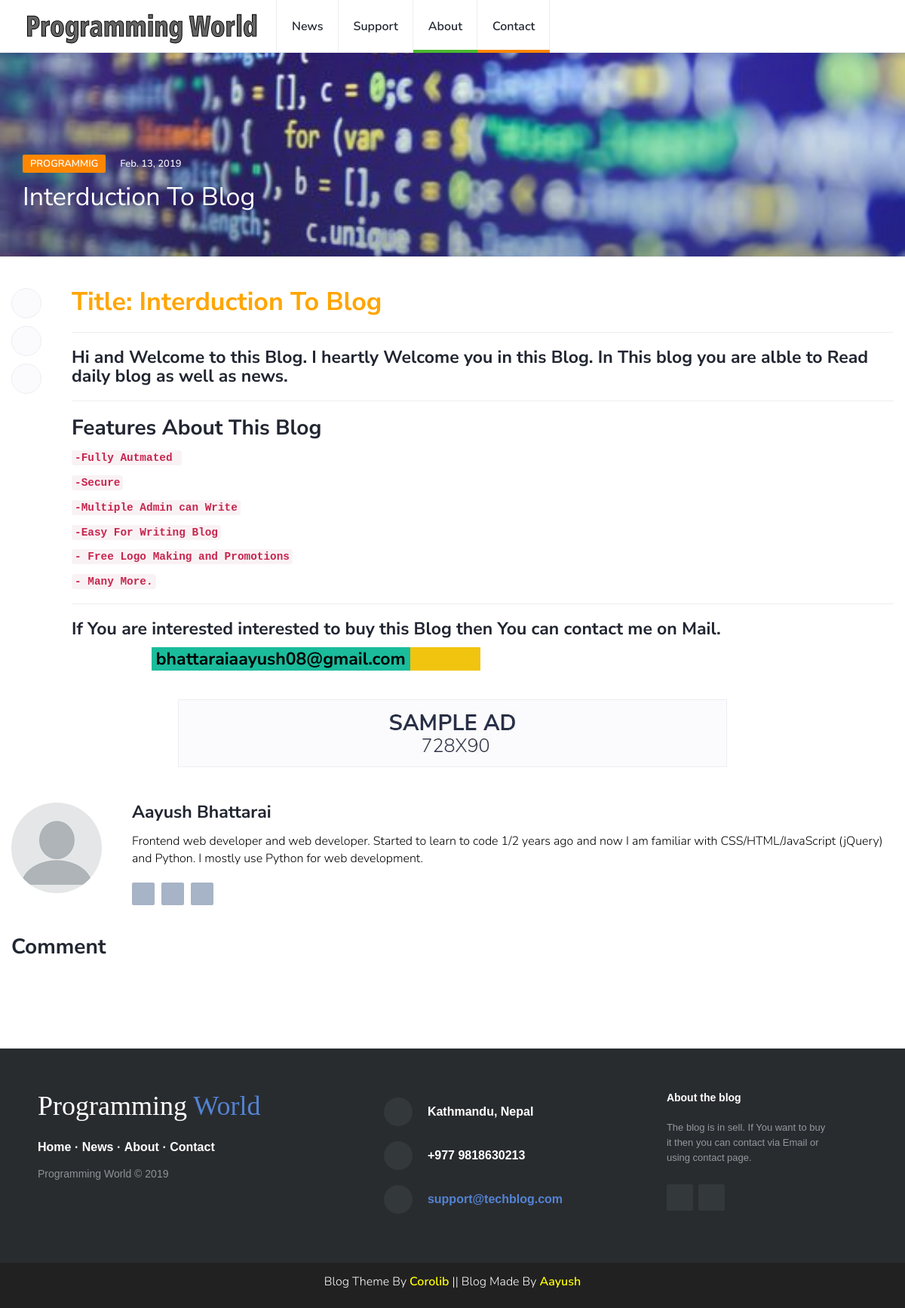
The page /blog/interduction-blog/ on the database its author committed.
### blog/models.py (models this page shows, shortened)
class Blog(models.Model):
	title = models.CharField(max_length=300)
	slug = models.SlugField(max_length=300)
	body = RichTextUploadingField(blank=True, null=True)
	image = models.ImageField(upload_to='blog_images/')
	category = models.CharField(max_length=20)
	tags = models.CharField(max_length=30)
	date = models.DateField()
	class Meta:
		ordering = ["-date"]

### blog/views.py (the view)
# urls.py: path('<str:blog_slug>/',views.post, name='post'),
def post(request, blog_slug):
    blog = get_object_or_404(Blog, slug=blog_slug)
    return render(request,'blog.html',{'blog':blog})

### blog/templates/blog.html (shortened to what this page needs)
{% extends 'base.html' %}
   {% block body %}
   {% load static %}
</head>
<div id="post-header" class="page-header">
   <div class="background-img" style="background-image: url('{% static 'img/blog-backgorund.jpg' %}');"></div>
   <div class="container">
      <div class="row">
         <div class="col-md-10">
            <div class="post-meta">
               <a class="post-category cat-2">{{blog.category}}</a>
               <span class="post-date">{{blog.date}}</span>
            </div>
            <h1 style="color:white; font-weight:bolder;">{{blog.title}}</h1>
         </div>
      </div>
   </div>
</div>
<div class="section">
<div class="container">
   <div class="row">
      <div class="col-md-20">
         <div class="section-row sticky-container">
            <div class="main-post">
               <h1 style="color:orange;">Title: {{blog.title}}</h1>
               <hr>
               <p>{{blog.body|safe}}</p>
            </div>
            <div class="post-shares sticky-shares">
               <a onclick="window.open('https://www.facebook.com/sharer.php?u={{ request.build_absolute_uri }}', 'Facebook Share',width=620,height=420);return false;"><i class="fa fa-facebook"></i></a>
               <a onclick="window.open('https://www.twitter.com/intent/tweet?text={{ request.build_absolute_uri }}', 'Twitter Share',width=430,height=200);return false;" class="share-twitter"><i class="fa fa-twitter"></i></a>
               <a href="https://www.linkedin.com/shareArticle?mini=true&url={{ request.build_absolute_uri }}&title=#visit_this%websiteprogram&source=LinkedIn" target="_blank" class="share-linkedin"><i class="fa fa-linkedin"></i></a>
            </div>
         </div>
         <div class="section-row text-center">
            <a href="#" style="display: inline-block;margin: auto;">
            <img class="img-responsive" src="{% static 'img/ad-2.jpg' %}" alt="">
            </a>
         </div>
         <div class="section-row">
            <div class="post-author">
               <div class="media">
                  <div class="media-left">
                     <img class="media-object" src="{% static 'img/author.png' %}" alt="Author">
                  </div>
                  <div class="media-body">
                     <div class="media-heading">
                        <h3>Aayush Bhattarai</h3>
                     </div>
                     <p style="color:black;">Frontend web developer and web developer. Started to learn to code 1/2 years ago and now I am familiar with CSS/HTML/JavaScript (jQuery) and Python. I mostly use Python for web development.</p>
                     <ul class="author-social">
                        <li><a href="https://bit.ly/2DEvkhz" target="_blank"><i class="fa fa-facebook"></i></a></li>
                        <li><a href="https://bit.ly/2N6DCTH" target="_blank"><i class="fa fa-twitter"></i></a></li>
                        <li><a href="https://bit.ly/2GJKsxA" target="_blank"><i class="fa fa-instagram"></i></a></li>
                     </ul>
                  </div>
               </div>
            </div>
         </div>
         <div class="section-row">
            <div class="section-title">
               <h2>Comment</h2>
            </div>
         </div>
      </div>
   </div>
</div>
{% endblock %}

### blog/templates/base.html (shortened to what this page needs)
{% load static %}
<!DOCTYPE html>
<html lang="en">
	<head>
		<link type="text/css" rel="stylesheet" href="{% static 'css/bootstrap.min.css' %}"/>
		<link rel="stylesheet" href="{% static 'css/font-awesome.min.css' %}">
		<link type="text/css" rel="stylesheet" href="{% static 'css/style.css' %}"/>
		<link rel="stylesheet" type="text/css" href="{% static 'css/footer.css' %}">
    </head>
	<body>
		<header id="header">
			<div id="nav">
				<div id="nav-fixed">
					<div class="container">
						<div class="nav-logo">
							<a href="{% url 'home' %}" class="logo"><img src="{% static 'img/logo.png' %}" alt=""></a>
						</div>
						<ul class="nav-menu nav navbar-nav">
							<li><a href="{% url 'news' %}">News</a></li>
							<li><a href="{% url 'support' %}">Support</a></li>
							<li class="cat-1"><a href="{% url 'about' %}">About</a></li>
							<li class="cat-2"><a href="{% url 'contact' %}">Contact</a></li>
						</ul>
						<div class="nav-btns">
							<button class="aside-btn"><i class="fa fa-bars"></i></button>
							<button class="search-btn"><i class="fa fa-search"></i></button>
						</div>
					</div>
				</div>
			</div>
		</header>
{% block body %}
{% endblock %}
<footer class="footer-distributed">
      <div class="footer-left">
        <h3>Programming <span>World</span></h3>
        <p class="footer-links">
          <a href="{% url 'home' %}">Home</a>
          ·
          <a href="{% url 'news' %}">News</a>
          ·
          <a href="{% url 'about' %}">About</a>
          ·
          <a href="{% url 'contact' %}">Contact</a>
        </p>
        <p class="footer-company-name">Programming World &copy; {% now 'Y' %}</p>
      </div>
      <div class="footer-center">
        <div>
          <i class="fa fa-map-marker"></i>
          <p>Kathmandu, Nepal</p>
        </div>
        <div>
          <i class="fa fa-phone"></i>
          <p>+977 9818630213</p>
        </div>
        <div>
          <i class="fa fa-envelope"></i>
          <p><a href="mailto:bhattaraiaayush08@gmail.com">support@techblog.com</a></p>
        </div>
      </div>
      <div class="footer-right">
        <p class="footer-company-about">
          <span>About the blog</span>
          The blog is in sell. If You want to buy it then you can contact via Email or using contact page.
        </p>
        <div class="footer-icons">
          <a href="https://www.facebook.com/aayush.bhattarai.9480" target="_blank"><i class="fa fa-facebook"></i></a>
          <a href="https://www.linkedin.com/in/aayush-bhattarai-21669a177" target="_blank"><i class="fa fa-linkedin"></i></a>
        </div>
      </div>
    </footer>
    <div class="footer">
    Blog Theme By  <a style="color:yellow;" href="https://colorlib.com/" target="_blank">Corolib</a> ||
    Blog Made By <a style="color:yellow;" href="https://www.facebook.com/aayush.bhattarai.9480" target="_blank">Aayush</a>
    </div>
	</body>
	</html>

### blog/static/css/style.css (style rules this page uses)
body { font-family: 'Nunito', sans-serif; font-size: 16px; font-weight: 300; color: #3d455c; margin: 0; padding: 0; overflow-x: hidden; }
h1, h2, h3, h4, h5, h6 { font-family: 'Nunito Sans', sans-serif; font-weight: 700; color: #212631; margin: 0px 0px 15px; }
h1 { font-size: 34px; }
h2 { font-size: 28px; }
h3 { font-size: 23px; }
h4 { font-size: 16px; }
a { font-weight: 600; color: #212631; text-decoration: none; }
p { margin: 0px 0px 20px; }
ul,ol { margin: 0; padding: 0; list-style: none }
.section { padding-top: 40px; }
.section .section-title { margin-bottom: 40px; }
.section .section-title h2 { text-transform: capitalize; font-size: 28px; }
.section-row { margin-bottom:40px; }
#nav { height: 70px; }
#nav:after { content: ""; position: fixed; left: 0; right: 0; bottom: 0; top: 0; background-color: rgba(33, 38, 49, 0.5); z-index: 90; opacity: 0; visibility: hidden; -webkit-transition: 0.2s all; transition: 0.2s all; }
#nav-fixed { position: fixed; left: 0; right: 0; top: 0; z-index: 90; background-color: #FFF; -webkit-box-shadow: 0px -1px 0px 0px #eceef2 inset; box-shadow: 0px -1px 0px 0px #eceef2 inset; }
#nav .container { position: relative; }
.nav-logo { float:left; }
.nav-logo .logo { line-height: 70px; display:inline-block; }
.nav-logo .logo > img { width: 100%; max-height: 70px; }
.nav-menu { margin-left: 20px; }
.nav-menu li a { position: relative; padding: 25px 20px; text-transform: capitalize; -webkit-box-shadow: -1px 0px 0px 0px #eceef2 inset; box-shadow: -1px 0px 0px 0px #eceef2 inset; -webkit-transition: 0.2s color; transition: 0.2s color; }
.nav-menu li:first-child a { border-left: 1px solid #eceef2; }
.nav-menu li a:after { content: ''; position: absolute; left: 0; right: 0; bottom: 0px; width: 100%; height: 4px; -webkit-transition: 0.2s width; transition: 0.2s width; }
.nav-menu li.cat-1 a:after { background-color: #4BB92F; }
.nav-menu li.cat-2 a:after { background-color: #ff8700; }
.nav-btns { float:right; }
.nav-btns > button { padding: 25px 25px; border: none; line-height: 20px; background: transparent; }
.page-header { position: relative; margin: 0; padding-top: 60px; padding-bottom: 60px; background-color: #fbfbfd; border-bottom: 2px solid #F4f4f9; }
.page-header .background-img { position: absolute; top: 0; left: 0; right: 0; bottom: 0; background-position: center; background-size: cover; }
.page-header .background-img:after { content: ''; position: absolute; top: 0; left: 0; right: 0; bottom: 0; background-image: -webkit-gradient(linear, left bottom, left top, from(rgba(33, 38, 49, 0.3)), to(transparent)); background-image: linear-gradient(to top, rgba(33, 38, 49, 0.3) 0%, transparent 100%); }
#post-header.page-header { padding-top: 120px; }
.page-header h1 { text-transform: capitalize; margin-bottom: 0px; }
#post-header.page-header h1 { color: #FFF; }
.page-header .post-meta { margin: 15px 0px; }
.page-header .post-meta .post-date { color: #eceef2; }
.post-meta .post-category { font-size: 13px; text-transform: uppercase; padding: 3px 10px; font-weight: 600; border-radius: 2px; margin-right: 15px; color: #FFF; background-color: #212631; -webkit-transition: 0.2s opacity; transition: 0.2s opacity; }
.post-meta .post-category.cat-2 { background-color: #ff8700; }
.post-meta .post-date { font-size: 13px; font-weight: 600; }
.sticky-container { position: relative; padding-left: 80px; }
.sticky-container .sticky-shares { position: absolute; top: 0; left: 0; }
.sticky-shares a { display: block; margin-bottom: 10px; width: 40px; height: 40px; line-height: 40px; text-align: center; border-radius: 50%; background-color: #fbfbfd; color: #a7b3c6; border: 1px solid #eceef2; -webkit-transition: 0.2s all; transition: 0.2s all; }
.post-author .media .media-left { padding-right: 40px; }
.post-author .media .media-left .media-object { width:120px; border-radius: 50%; }
.post-author .author-social { margin-top:15px; }
.post-author .author-social li { display: inline-block; margin-right: 5px; }
.post-author .author-social li > a { display: block; width: 30px; height: 30px; line-height: 30px; text-align: center; background-color: #a7b3c6; color: #FFF; border-radius: 2px; -webkit-transition: 0.2s opacity; transition: 0.2s opacity; }

### blog/templates/base.html (style rules this page uses)
.footer { background-color: #212121; height: 60px; bottom: 0px; left: 0px; line-height: 50px; color: #fff; text-align: center; width: 100%; }

### rows shown on the page
Blog: category "PROGRAMMIG", date "Feb. 13, 2019", title "Interduction To Blog", body "Hi and Welcome to this Blog. I heartly Welcome you in this Blog. In This blog you are alble to Read daily blog as well as news. Features About This Blog -Fully Autmated -Secure -Multiple Admin can Write -Easy For Writing Blog - Free Logo Making and Promotions - Many More. If You are interested interested to buy this Blog then You can contact me on Mail. bhattaraiaayush08@gmail.com"
